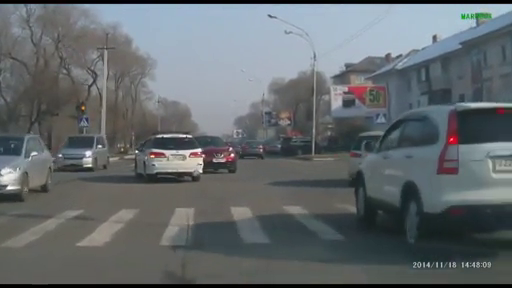
#> input picture frame 177 of Project/Test_Video/sample_vid_image.mp4, 512 x 288 px
$ jupyter execute video_functions.ipynb
#> lines starting #> are read from the running program, lines starting #| are printed output that depends on the picture
## Video convertion into frames part of the programm using Open-CV

[cell 1]
import cv2
import os

def saveVideo_asFrames(video_path,dir_path,basename,ext='jpg'):
    """
    This function will take a video input and save it as frame by frame array.
    Takes as inputs video path, dir_path for output, basename and converts the frame to the desired "extension" type.
    frame = 'basename'_'number'.'extension'
    """
#> called with video_path = 'Test_Video\\sample_vid_image.mp4', dir_path = 'Test_Frames', basename = 'sample_vid_frame', ext = 'jpg'
    #create the "Capturing object" as cap
    cap = cv2.VideoCapture(video_path)

    #return statement in case of failure
    if not cap.isOpened():
        print("Fail to open capture object!!\n")
        return

    #create dir for the frames

    os.makedirs(dir_path,exist_ok= True)

    base_path = os.path.join(dir_path, basename)

    frame_num_len = len(str(int(cap.get(cv2.CAP_PROP_FRAME_COUNT))))
    print(f"Frames are: {int(cap.get(cv2.CAP_PROP_FRAME_COUNT))}")

    for i in range(int(cap.get(cv2.CAP_PROP_FRAME_COUNT))):
        ret, frame =cap.read()
        if ret:
            cv2.imwrite('{}_{}.{}'.format(base_path,
                                        str(i).zfill(frame_num_len),
                                        ext), frame)
        else:
            print("End of frames! Returning! \n")
            return
#> this loop made 31 passes
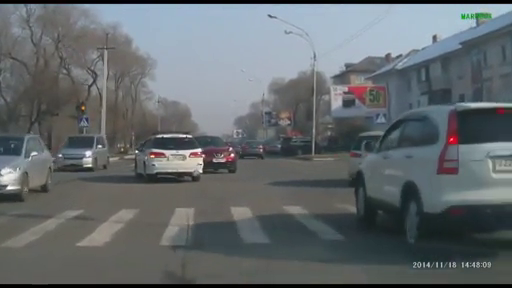
#> input picture frame 177 of Project/Test_Video/sample_vid_image.mp4, 512 x 288 px
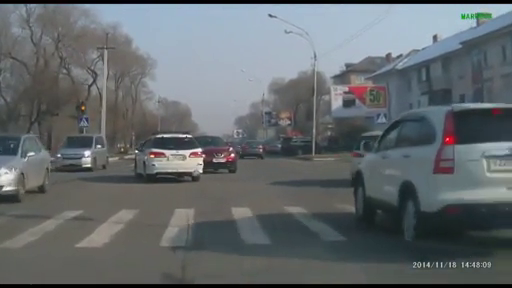
#> input picture frame 178 of Project/Test_Video/sample_vid_image.mp4, 512 x 288 px
#> pass 3, in saveVideo_asFrames, `ret, frame =cap.read()`:
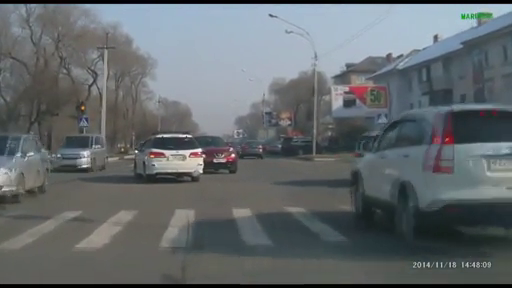
#> frame: shape (288, 512, 3); mean B, G, R 108.6, 105.8, 99.8
